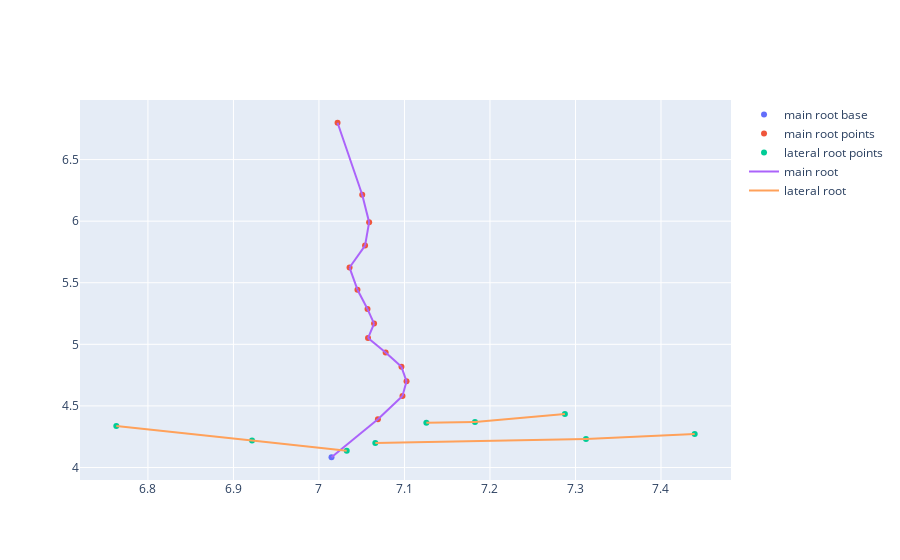
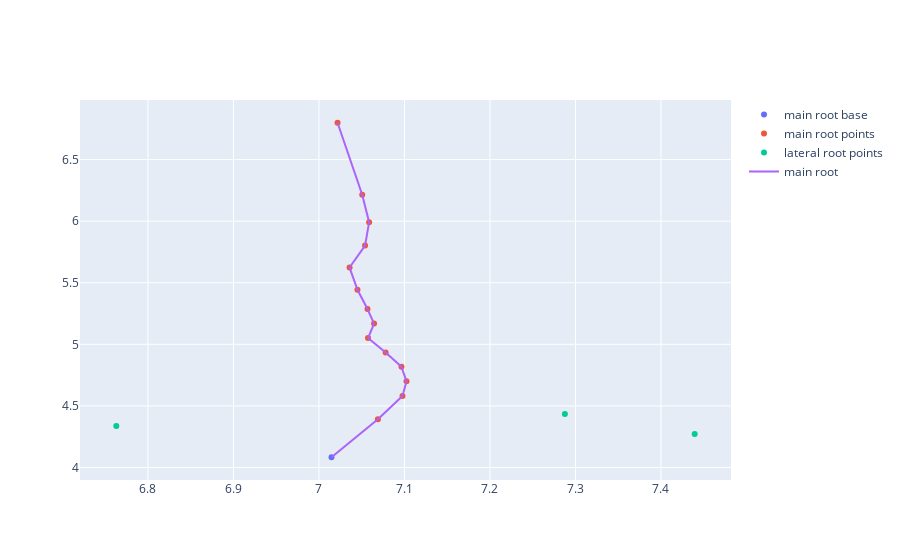

These figures' notebook cell, in order:
### Code cell
Plant = readArborFile('084_4_C_day1.csv')
Plant.nodes.data()
Plant.edges.data()
fig = go.Figure(drawArbor(Plant))
fig.show()
Plant2 = optimalArbor(Plant, 1, .5)
fig2 = go.Figure(drawArbor(Plant2))
fig2.show()
Plant2.nodes.data()

### Figure 1 — Plotly figure (JSON) as saved in the notebook; plotly's stock layout.template omitted (floating-point values rounded to 4 significant figures)
{"data": [{"mode": "markers", "name": "main root base", "type": "scatter", "x": [7.015], "y": [4.083]}, {"mode": "markers", "name": "main root points", "type": "scatter", "x": [7.069, 7.098, 7.102, 7.097, 7.078, 7.057, 7.064, 7.057, 7.045, 7.036, 7.054, 7.059, 7.051, 7.022], "y": [4.391, 4.58, 4.699, 4.817, 4.934, 5.051, 5.168, 5.286, 5.444, 5.623, 5.801, 5.992, 6.214, 6.799]}, {"mode": "markers", "name": "lateral root points", "type": "scatter", "x": [7.032, 6.922, 6.763, 7.066, 7.312, 7.439, 7.126, 7.182, 7.288], "y": [4.137, 4.219, 4.337, 4.199, 4.231, 4.271, 4.363, 4.369, 4.434]}, {"mode": "lines", "name": "main root", "type": "scatter", "x": [7.015, 7.069, null, 7.069, 7.098, null, 7.098, 7.102, null, 7.102, 7.097, null, 7.097, 7.078, null, 7.078, 7.057, null, 7.057, 7.064, null, 7.064, 7.057, null, 7.057, 7.045, null, 7.045, 7.036, null, 7.036, 7.054, null, 7.054, 7.059, null, 7.059, 7.051, null, 7.051, 7.022, null], "y": [4.083, 4.391, null, 4.391, 4.58, null, 4.58, 4.699, null, 4.699, 4.817, null, 4.817, 4.934, null, 4.934, 5.051, null, 5.051, 5.168, null, 5.168, 5.286, null, 5.286, 5.444, null, 5.444, 5.623, null, 5.623, 5.801, null, 5.801, 5.992, null, 5.992, 6.214, null, 6.214, 6.799, null]}, {"mode": "lines", "name": "lateral root", "type": "scatter", "x": [7.032, 6.922, null, 6.922, 6.763, null, 7.066, 7.312, null, 7.312, 7.439, null, 7.126, 7.182, null, 7.182, 7.288, null], "y": [4.137, 4.219, null, 4.219, 4.337, null, 4.199, 4.231, null, 4.231, 4.271, null, 4.363, 4.369, null, 4.369, 4.434, null]}], "layout": {"autosize": true, "xaxis": {"autorange": true, "range": [6.72, 7.482], "type": "linear"}, "yaxis": {"autorange": true, "range": [3.859, 7.023], "type": "linear"}}}

### Figure 2 — Plotly figure (JSON) as saved in the notebook; plotly's stock layout.template omitted (floating-point values rounded to 4 significant figures)
{"data": [{"mode": "markers", "name": "main root base", "type": "scatter", "x": [7.015], "y": [4.083]}, {"mode": "markers", "name": "main root points", "type": "scatter", "x": [7.069, 7.098, 7.102, 7.097, 7.078, 7.057, 7.064, 7.057, 7.045, 7.036, 7.054, 7.059, 7.051, 7.022], "y": [4.391, 4.58, 4.699, 4.817, 4.934, 5.051, 5.168, 5.286, 5.444, 5.623, 5.801, 5.992, 6.214, 6.799]}, {"mode": "markers", "name": "lateral root points", "type": "scatter", "x": [6.763, 7.439, 7.288], "y": [4.337, 4.271, 4.434]}, {"mode": "lines", "name": "main root", "type": "scatter", "x": [7.015, 7.069, null, 7.069, 7.098, null, 7.098, 7.102, null, 7.102, 7.097, null, 7.097, 7.078, null, 7.078, 7.057, null, 7.057, 7.064, null, 7.064, 7.057, null, 7.057, 7.045, null, 7.045, 7.036, null, 7.036, 7.054, null, 7.054, 7.059, null, 7.059, 7.051, null, 7.051, 7.022, null], "y": [4.083, 4.391, null, 4.391, 4.58, null, 4.58, 4.699, null, 4.699, 4.817, null, 4.817, 4.934, null, 4.934, 5.051, null, 5.051, 5.168, null, 5.168, 5.286, null, 5.286, 5.444, null, 5.444, 5.623, null, 5.623, 5.801, null, 5.801, 5.992, null, 5.992, 6.214, null, 6.214, 6.799, null]}, {"mode": "lines", "name": "lateral root", "type": "scatter", "x": [], "y": []}], "layout": {"autosize": true, "xaxis": {"autorange": true, "range": [6.72, 7.482], "type": "linear"}, "yaxis": {"autorange": true, "range": [3.859, 7.023], "type": "linear"}}}
